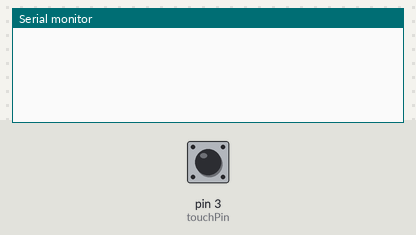
A sketch run on a simulated Arduino Uno, built with avr-gcc and run on an emulated ATmega328P. Shown: the last lines printed to the serial monitor. The inputs (shaded band) are chosen by the test bench; at power-on: pin 3 (touchPin) HIGH.

Above: at 1.2 s.
1.3 s: pin 3 (touchPin) pulled LOW for 0.15 s
At 2.2 s:
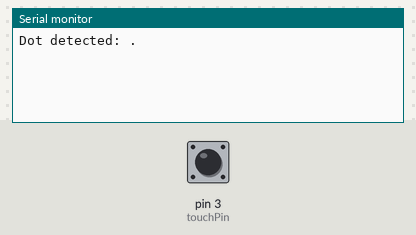
4.4 s: pin 3 (touchPin) pulled LOW for 1 s
At 8.2 s:
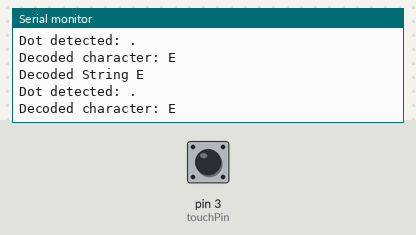
8.4 s: pin 3 (touchPin) pulled LOW for 0.15 s
At 10.0 s:
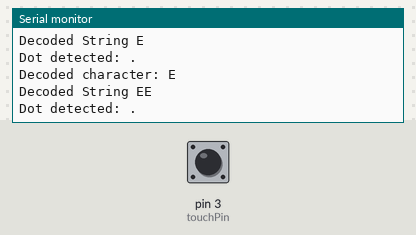
11.5 s: pin 3 (touchPin) pulled LOW for 1 s
At 13.6 s:
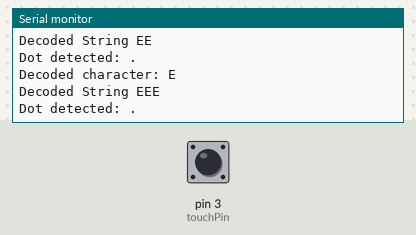
15.5 s: pin 3 (touchPin) pulled LOW for 0.15 s
At 16.7 s:
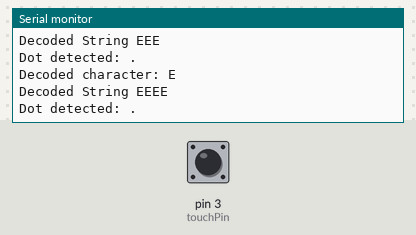
18.6 s: pin 3 (touchPin) pulled LOW for 1 s
At 23.4 s:
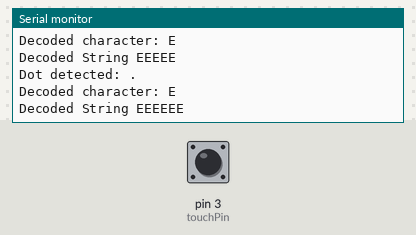

The sketch:

MORSE_CODE_DECODER.ino
```cpp
const int touchPin = 3;  // Pin connected to the TTP233 touch sensor

// Morse code timing constants
const unsigned long dotDuration = 1000;      // Length of a dot
const unsigned long dashDuration = 2000;     // Length of a dash
const unsigned long decodeDuration = 500;   // Time to decode a character
const unsigned long wordGapDuration = 4000;  // Time to indicate a new word
const unsigned long printDuration = 2000;   // Time to print the whole decoded string
const unsigned long debounceDelay = 50;      // Debounce time

// Variables to store Morse code timing
unsigned long touchPressStart = 0;
unsigned long touchReleaseTime = 0;
unsigned long lastDebounceTime = 0;
String morseCode = "";
String decodedString = "";
bool lastTouchState = HIGH;
bool touchState = HIGH;
bool touchDetected = false;
bool wordGapSent = false;  // Flag to track if a word gap has been sent

void setup() {
  pinMode(touchPin, INPUT);
  Serial.begin(9600);
}

void loop() {
  int reading = digitalRead(touchPin);
  unsigned long currentTime = millis();

  // Debounce logic
  if (reading != lastTouchState) {
    lastDebounceTime = currentTime;
  }

  if ((currentTime - lastDebounceTime) > debounceDelay) {
    if (reading != touchState) {
      touchState = reading;

      // Detect touch press
      if (touchState == LOW && !touchDetected) { // Touch sensor activated
        touchPressStart = currentTime;
        touchDetected = true;
      }

      // Detect touch release
      if (touchState == HIGH && touchDetected) { // Touch sensor deactivated
        unsigned long pressDuration = currentTime - touchPressStart;
        touchDetected = false;

        // Determine if it was a dot or a dash
        if (pressDuration < dotDuration) {
          morseCode += ".";
          Serial.print("Dot detected: ");
          Serial.println(morseCode);
        } else if (pressDuration < dashDuration) {
          morseCode += "-";
          Serial.print("Dash detected: ");
          Serial.println(morseCode);
        }
        touchReleaseTime = currentTime;
      }
    }
  }

  lastTouchState = reading;

  // Decode morseCode sequence
  decodeMorseCode(currentTime);
}

// Function to decode Morse code to a character
void decodeMorseCode(unsigned long currentTime) {
  // Detect touch release and start timing for decoding
  if (touchState == HIGH && touchReleaseTime != 0 && !touchDetected) {
    touchDetected = true;
    touchPressStart = touchReleaseTime;  // Start timing from the release time
  }

  // Decode Morse code sequence into characters after touch release and time delay
  if (touchDetected && (currentTime - touchPressStart) > printDuration) {
    if (morseCode.length() > 0) {
      char decodedChar = decodeMorse(morseCode);
      decodedString += decodedChar;
      Serial.print("Decoded character: ");
      Serial.println(decodedChar);
      delay(1000);
      Serial.print("Decoded String ");
      Serial.println(decodedString);
      morseCode = "";  // Reset Morse code sequence
      touchDetected = false;  // Reset touch detection flag
    } else {
      // Handle case where no Morse code was detected
      touchDetected = false;  // Reset touch detection flag
    }
  }

  // Detect gap to indicate a new word
  if (touchState == HIGH && (currentTime - touchReleaseTime) > wordGapDuration && morseCode.length() == 0 && !wordGapSent) {
    decodedString += " ";
    wordGapSent = true; // Set flag to indicate word gap has been sent
  } else if ((currentTime - touchReleaseTime) <= wordGapDuration) {
    wordGapSent = false; // Reset flag if within word gap duration
  }
}

// Function to decode Morse code to a character
char decodeMorse(String code) {
  if (code == ".-") return 'A';
  if (code == "-...") return 'B';
  if (code == "-.-.") return 'C';
  if (code == "-..") return 'D';
  if (code == ".") return 'E';
  if (code == "..-.") return 'F';
  if (code == "--.") return 'G';
  if (code == "....") return 'H';
  if (code == "..") return 'I';
  if (code == ".---") return 'J';
  if (code == "-.-") return 'K';
  if (code == ".-..") return 'L';
  if (code == "--") return 'M';
  if (code == "-.") return 'N';
  if (code == "---") return 'O';
  if (code == ".--.") return 'P';
  if (code == "--.-") return 'Q';
  if (code == ".-.") return 'R';
  if (code == "...") return 'S';
  if (code == "-") return 'T';
  if (code == "..-") return 'U';
  if (code == "...-") return 'V';
  if (code == ".--") return 'W';
  if (code == "-..-") return 'X';
  if (code == "-.--") return 'Y';
  if (code == "--..") return 'Z';
  if (code == "-----") return '0';
  if (code == ".----") return '1';
  if (code == "..---") return '2';
  if (code == "...--") return '3';
  if (code == "....-") return '4';
  if (code == ".....") return '5';
  if (code == "-....") return '6';
  if (code == "--...") return '7';
  if (code == "---..") return '8';
  if (code == "----.") return '9';
  return ' '; // Default case for spaces
}
```

Measured:
- after the input at 1.3 s, the serial monitor: prints a new line after 0.20 s (image 1)
- after the input at 18.6 s, the serial monitor: prints a new line after 4.1 s (image 6)
